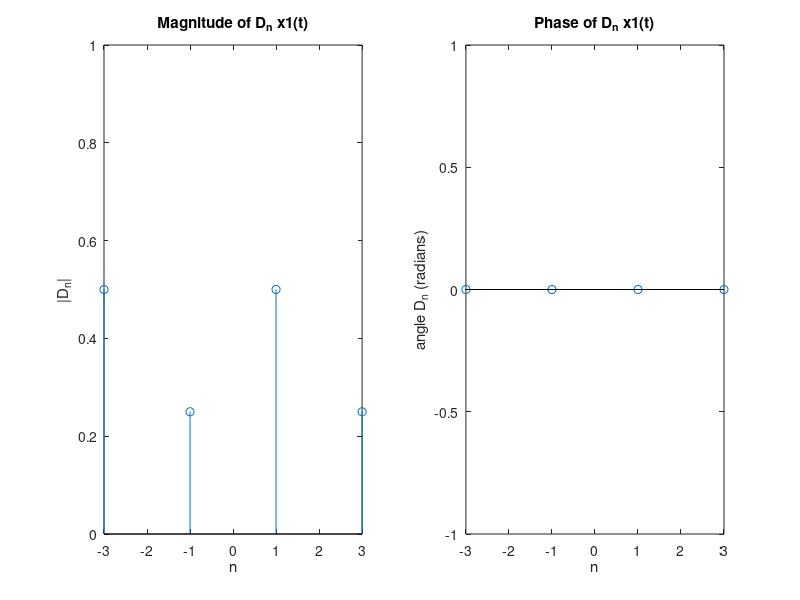

Here is the MATLAB script that generated this plot:
% A.3 x1(t)
n = [-3,-1,1,3]; 
D_n = [1/2, 1/4, 1/2, 1/4];

subplot(1,2,1); 
stem(n,abs(D_n));
xlabel('n'); 
ylabel('|D_n|');
title('Magnitude of D_n x1(t)')
ylim([0,1]);

subplot(1,2,2); 
stem(n,angle(D_n));
xlabel('n'); 
ylabel('angle D_n (radians)');
title('Phase of D_n x1(t)');
